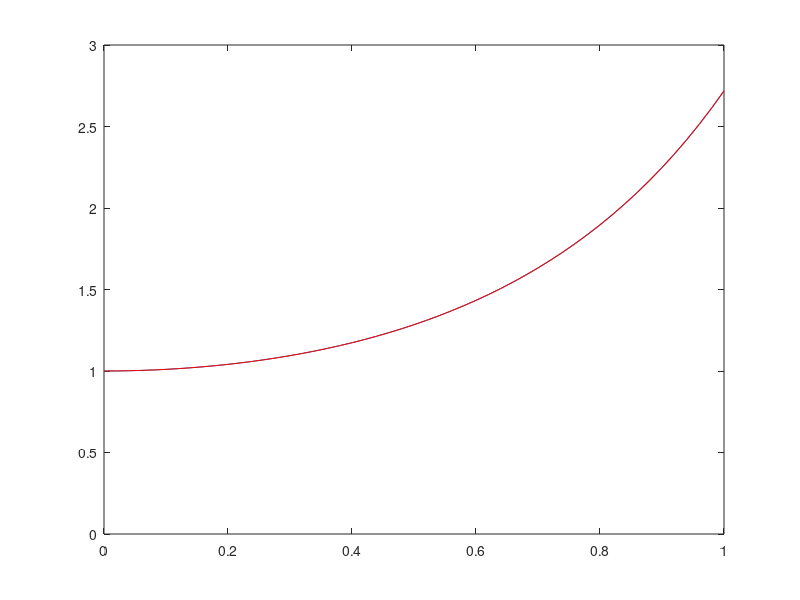

This chart was generated by the following MATLAB code:
% code for solving f''(x) -(4x^2+2) f(x) = 0 for 0<x<1 with f(0)=1 and f(1)=exp(1)
% and comparing to exact solution

N=50;

L=diag(-2*ones(1,N+1))+diag(ones(1,N),1)+diag(ones(1,N),-1);
L(1,1)=1;
L(1,2)=0;
L(N+1,N)=0;
L(N+1,N+1)=1;

X=linspace(0,1,N+1);
DX=1/N;
Q=diag(-4*X.^2 - 2*ones(1,N+1));
Q(1,1)=0;
Q(N+1,N+1)=0;
Q=DX^2*Q;

b=zeros(N+1,1);
b(1)=1;
b(N+1)=exp(1);

F=(L+Q)\b;
plot(X,F);
axis([0,1,0,3]);
hold on;
pause

FF=exp(X.^2);
plot(X,FF,'r');

